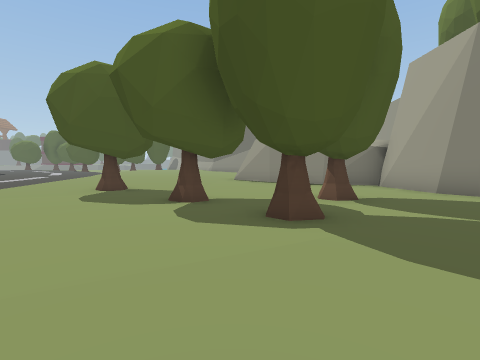
View 1 (above)

12 first-person views from a walk through a scene from a Unity 3-D project. The camera is 1.3 m above the floor, tilts 4° down and sees 85° across. The floor is counted in squares, 2 m on a side. Each view is taken from the middle of a square. On the plan, view 1 faces up. The plan holds only what a view shows up to about 9 squares ahead; the rest is blank. The place goes on beyond the plan. The player is left out.

View 2
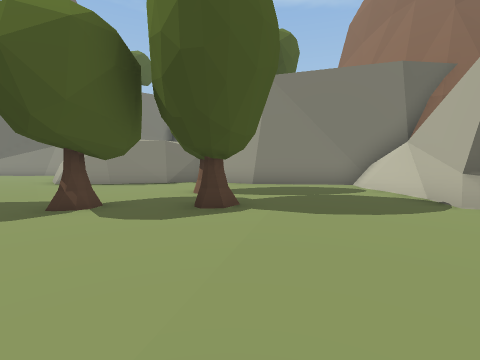

View 3
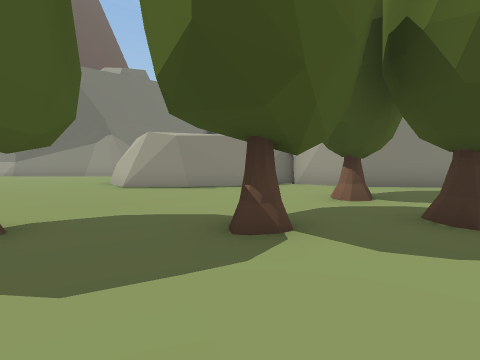

View 4
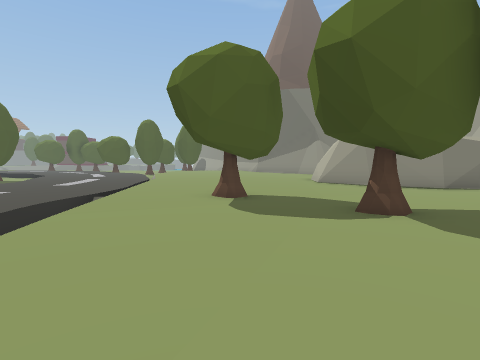

View 5
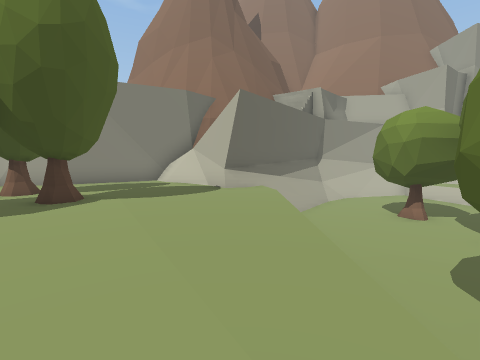

View 6
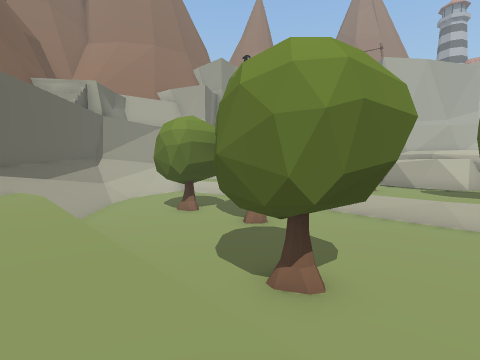

View 7
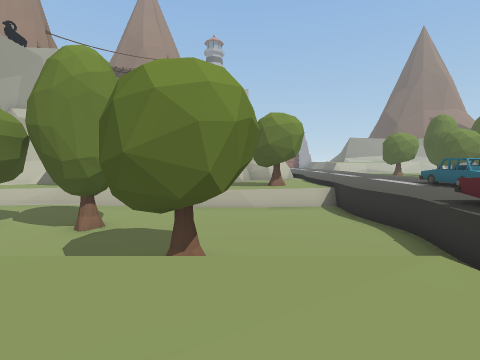

View 8
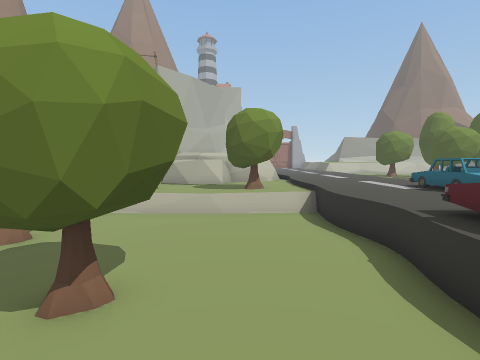

View 9
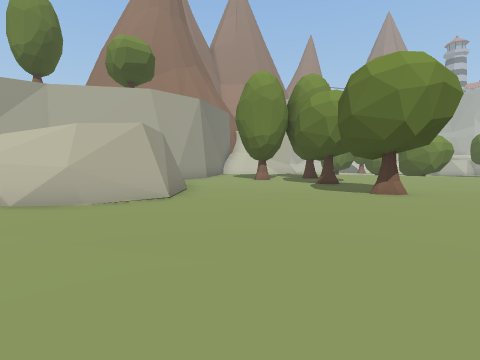

View 10
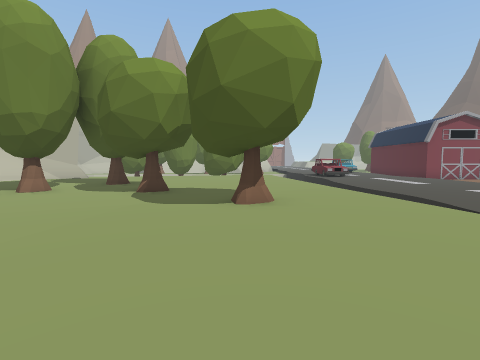

View 11
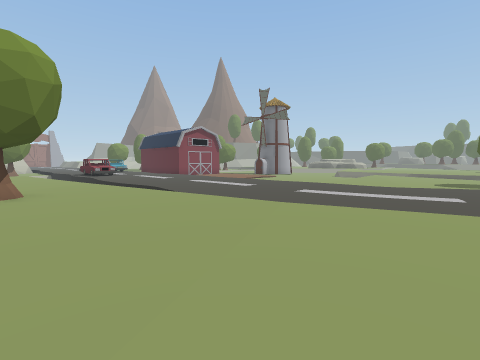

View 12
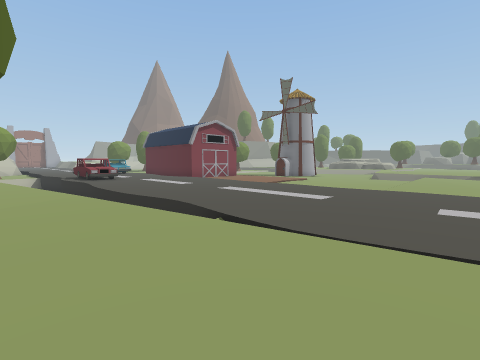

### Floor plan
Key: @ floor where view 1 was taken; # wall or solid block; . main floor; - floor 0.25 m lower than the main floor; _ floor 0.5 m lower than the main floor; < floor 0.75 m lower than the main floor; ( floor 1.75 m lower than the main floor; / step, stairs or slope; = window, fence, low wall or low ledge; v drop or lower ground; T tree; C car.
Columns run from 15 left of view 1 to 5 right of it. Each row starts with its distance up from view 1.
 13    ----- .......#
 12    /----/......##
 11     ----//.....##
 10     -----=....-##
  9 <<  -----=....--###
  8 <<  -----_....----##
  7     /----v..T-----.##
  6     -----#..T---....#
  5     -----#....T..T..#
  4     ----- ...........
  3      ----  .....T....
  2      ----  .........#
  1        --  ........##
  0         -# ....@...##
 -1            vv =    =#
 -2           (((   ((
 -3         C (((T((((((
 -4         C ((((((((((
 -5        --(((((((T(T(
 -6      C---(((((((((((
 -7      C---(((((((((((
 -8      C---=vvvvvvv((vv
 -9      ----__<<<<
-10           TT<<
-11             <<

Where each view was taken, in squares from view 1:
view 1: 0 up, 0 right, facing up
view 2: 0 up, 2 left, facing up-right
view 3: 3 up, 3 left, facing up-right
view 4: 1 up, 3 left, facing up
view 5: 0 up, 4 left, facing right
view 6: 0 up, 4 left, facing down-right
view 7: 1 up, 3 left, facing down
view 8: 0 up, 4 left, facing down
view 9: 13 up, 5 left, facing down-right
view 10: 11 up, 3 left, facing down
view 11: 13 up, 3 left, facing down-left
view 12: 10 up, 4 left, facing down-left
